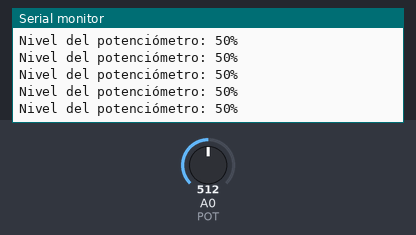
This sketch was run on a simulated Arduino Uno, built with avr-gcc and run on an emulated ATmega328P. Shown: the last lines printed to the serial monitor. Inputs (shaded band) come from the test bench; at power-on: A0 (POT) = 512.

Above: at 1.2 s.
1.3 s: A0 (POT) set to 716
At 1.56 s:
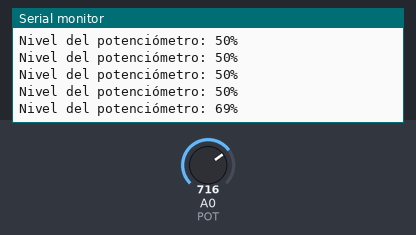
2.8 s: A0 (POT) set to 900
At 2.96 s:
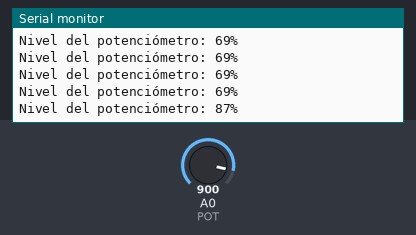
Timing chart, 0 to 5.8 s (numbered marks = the images above; inputs shaded):
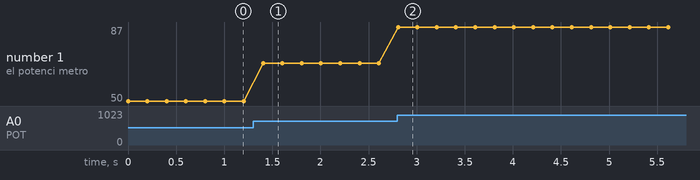

Measured:
- after the input at 1.3 s, the serial monitor: prints a new line after 0.10 s (image 1)
- after the input at 2.8 s, the serial monitor: prints a new line at once (image 2)
- plotted number 1: 50 → 69 after the input at 1.3 s, 69 → 87 after the input at 2.8 s

The sketch:

Potenciometro.ino
```cpp
#define POT A0

void setup() {
  Serial.begin(9600);
}

void loop() {
  int valor = analogRead(POT); // Lee valor entre 0 y 1023
  int porcentaje = map(valor, 0, 1023, 0, 100);

  Serial.print("Nivel del potenciómetro: ");
  Serial.print(porcentaje);
  Serial.println("%");

  delay(200);
}
```
